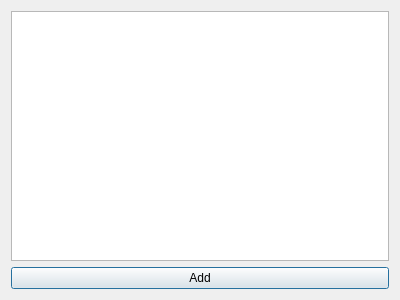
<?xml version="1.0" encoding="UTF-8"?>
<ui version="4.0">
 <class>AddEffectDialog</class>
 <widget class="QDialog" name="AddEffectDialog">
  <property name="geometry">
   <rect>
    <x>0</x>
    <y>0</y>
    <width>400</width>
    <height>300</height>
   </rect>
  </property>
  <property name="windowTitle">
   <string>Dialog</string>
  </property>
  <layout class="QVBoxLayout" name="verticalLayout_2">
   <item>
    <widget class="QListWidget" name="effectsList"/>
   </item>
   <item>
    <widget class="QPushButton" name="addEffectB">
     <property name="text">
      <string>Add</string>
     </property>
    </widget>
   </item>
  </layout>
 </widget>
 <resources/>
 <connections/>
</ui>
